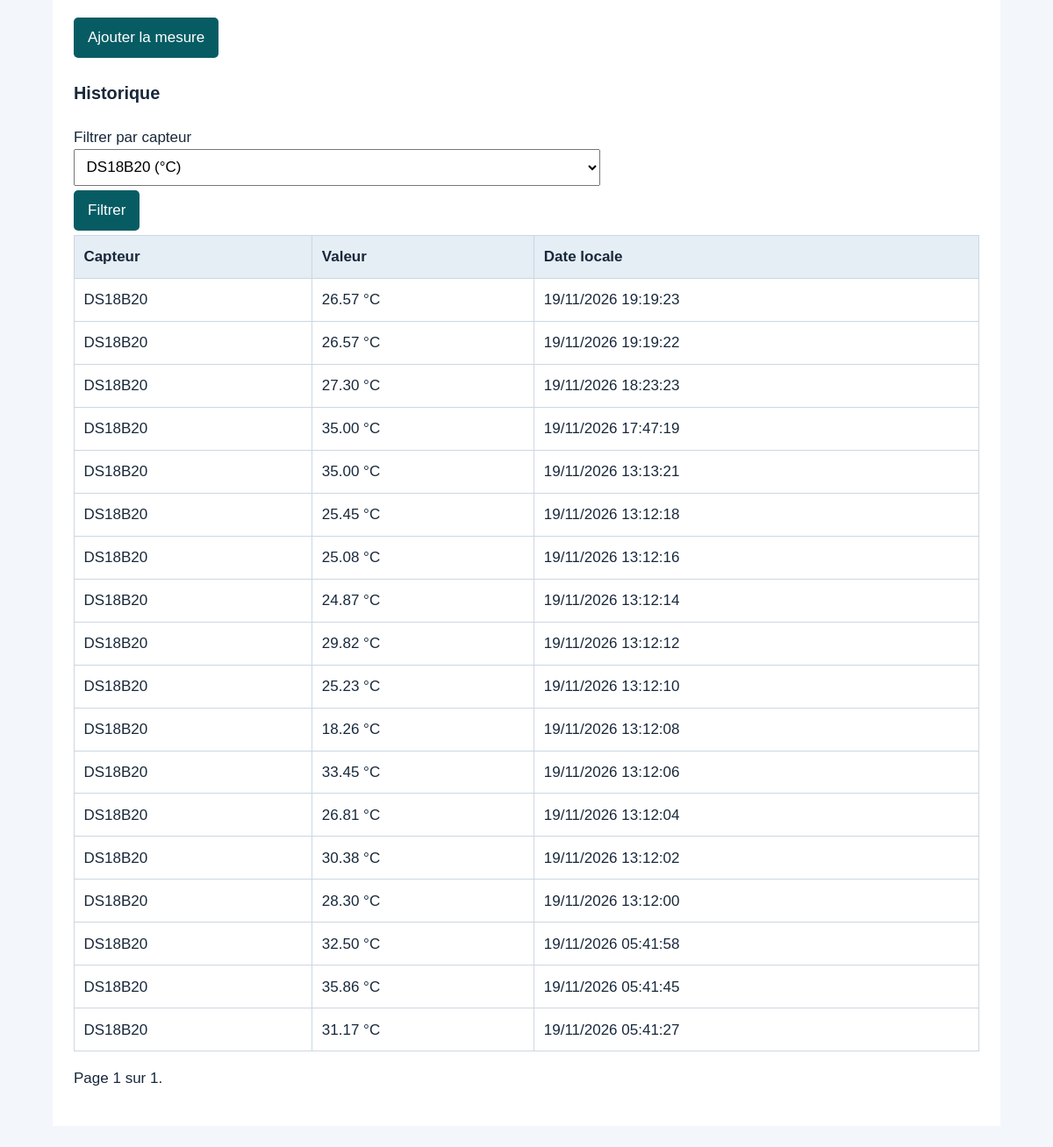
The page /mesures/?capteur=2&page=2 (signed in, lower part) on the database as committed earlier.
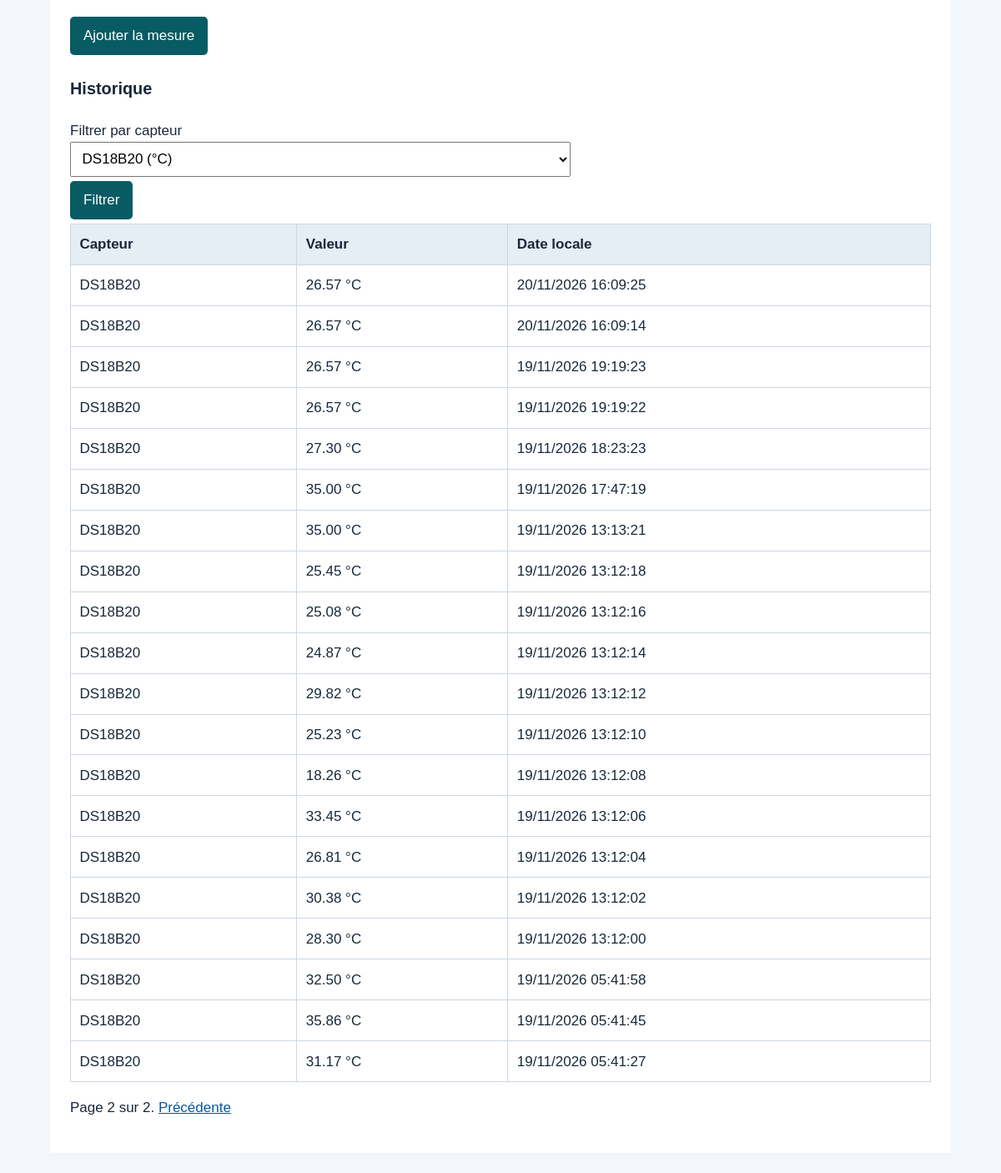
The same page on the database as committed later.
### HealthcareProject/models.py (models this page shows, shortened)
class Mesure(models.Model):
    capteur = models.ForeignKey(Capteur, on_delete=models.PROTECT, related_name='mesures')
    valeur = models.DecimalField(max_digits=7, decimal_places=2)
    date = models.DateTimeField(auto_now_add=True)
    class Meta:
        ordering = ['-date', '-id']

class Capteur(models.Model):
    TYPES = [('heart', 'Rythme Cardiaque'), ('body_temp', 'Temperature du Corps')]
    objet = models.ForeignKey(Objet, on_delete=models.PROTECT, related_name='capteurs')
    nom = models.CharField(max_length=80, unique=True)
    type_mesure = models.CharField(max_length=20, choices=TYPES)
    seuil_alerte = models.DecimalField(max_digits=7, decimal_places=2)
    class Meta:
        ordering = ['nom']
    @property
    def unite(self):
        return 'BPM' if self.type_mesure == 'heart' else '°C'
    def __str__(self):
        return f'{self.nom} ({self.unite})'

### HealthcareProject/views.py (the view)
# urls.py: path('mesures/', views.mesures, name='mesures'),
@login_required
def mesures(request):
    form = MesureForm(request.POST if request.method == 'POST' else None)
    if request.method == 'POST' and form.is_valid():
        form.save()
        messages.success(request, 'Mesure ajoutée.')
        return redirect('mesures')
    mesures_qs = Mesure.objects.select_related('capteur', 'capteur__objet')
    capteur_id = request.GET.get('capteur', '')
    if capteur_id:
        capteur = get_object_or_404(Capteur, pk=capteur_id) if capteur_id.isdigit() else None
        if capteur is None:
            raise Http404('Capteur invalide')
        mesures_qs = mesures_qs.filter(capteur=capteur)
    return render(request, 'HealthcareProject/mesures.html', {
        'form': form, 'page': Paginator(mesures_qs, 20).get_page(request.GET.get('page')),
        'capteurs': Capteur.objects.all(), 'filtre': capteur_id,
    })

### HealthcareProject/forms.py
class MesureForm(forms.ModelForm):
    class Meta:
        model = Mesure
        fields = ['capteur', 'valeur']

### HealthcareProject/templates/HealthcareProject/mesures.html (shortened to what this page needs)
{% extends 'base.html' %}
{% block contenu %}
<form method="post">{% csrf_token %}{{ form.as_p }}<button>Ajouter la mesure</button></form>
<h3>Historique</h3>
<form method="get">
    <label for="capteur">Filtrer par capteur</label>
    <select id="capteur" name="capteur">
        {% for capteur in capteurs %}
        <option value="{{ capteur.pk }}" {% if filtre == capteur.pk|stringformat:'s' %}selected{% endif %}>{{ capteur }}</option>
        {% endfor %}
    </select>
    <button>Filtrer</button>
</form>
<div class="tableau">
    <table>
        <thead><tr><th>Capteur</th><th>Valeur</th><th>Date locale</th></tr></thead>
        <tbody>{% for mesure in page %}
            <tr>
                <td>{{ mesure.capteur.nom }}</td>
                <td>{{ mesure.valeur }} {{ mesure.capteur.unite }}</td>
                <td>{{ mesure.date|date:'d/m/Y H:i:s' }}</td>
            </tr>
            {% empty %}
            <tr>
                <td colspan="3">Aucune mesure.</td>
            </tr>
            {% endfor %}
        </tbody>
    </table>
</div>
<p>Page {{ page.number }} sur {{ page.paginator.num_pages }}.
{% if page.has_previous %}<a href="?capteur={{ filtre|urlencode }}&amp;page={{ page.previous_page_number }}">Précédente</a>{% endif %}
{% if page.has_next %}<a href="?capteur={{ filtre|urlencode }}&amp;page={{ page.next_page_number }}">Suivante</a>{% endif %}</p>
{% endblock %}

Rows that differ between the two databases and show on the page:
added Mesure: capteur.nom "DS18B20", valeur "26.57", capteur.unite "°C", date "20/11/2026 16:09:25"
added Mesure: capteur.nom "DS18B20", valeur "26.57", capteur.unite "°C", date "20/11/2026 16:09:14"
Other text that changed with them:
{{ page.number }}: "1" → "2"
{{ page.paginator.num_pages }}: "1" → "2"
text now shown: "Précédente"
